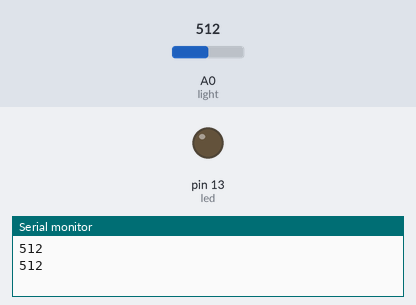
A sketch run on a simulated Arduino Uno, built with avr-gcc and run on an emulated ATmega328P. On the bench: output pins drawn as LEDs (lit = HIGH), the last lines printed to the serial monitor. The test bench sets the inputs (shaded band); at power-on: A0 (light) = 512.

Above: at 1.8 s.
1.9 s: A0 (light) set to 681
3.4 s: A0 (light) set to 710
At 4.7 s:
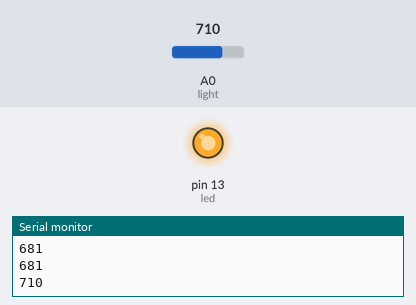
5.5 s: A0 (light) set to 690
At 6.3 s:
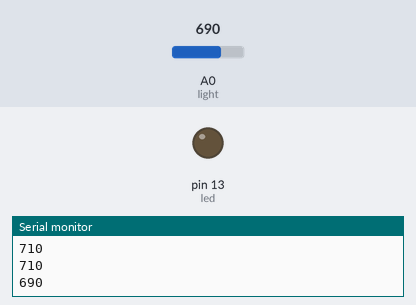
7.5 s: A0 (light) set to 716
At 9.0 s:
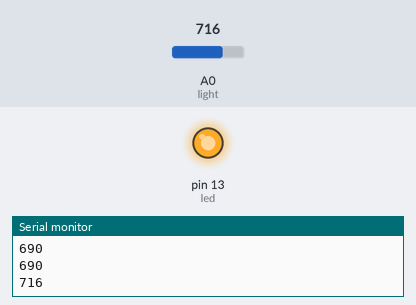
Timing chart, 0 to 10.5 s (numbered marks = the images above; inputs shaded):
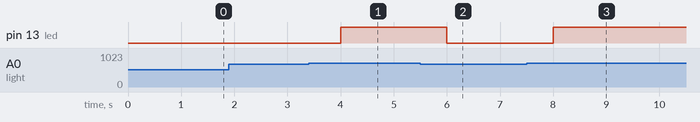

The sketch:

lightSensor.ino
```cpp
int led = 13;
int light = 0;
int val = 0;

void setup() {
  pinMode(led, OUTPUT);
  Serial.begin(9600);
}

void loop() {
  val = analogRead(light);
  Serial.println(val);
  if (val < 700) {
    digitalWrite(led, LOW);
  } else {
    digitalWrite(led, HIGH);
  }
  delay(1000);

}
```

Measured:
- the behaviour switches between 699 and 700 on A0 (light) (found by bisection; images 0 and 1)
- after the input at 3.4 s, pin 13 (led): LOW → HIGH after 0.60 s
- after the input at 5.5 s, pin 13 (led): HIGH → LOW after 0.50 s
- after the input at 7.5 s, pin 13 (led): LOW → HIGH after 0.50 s
